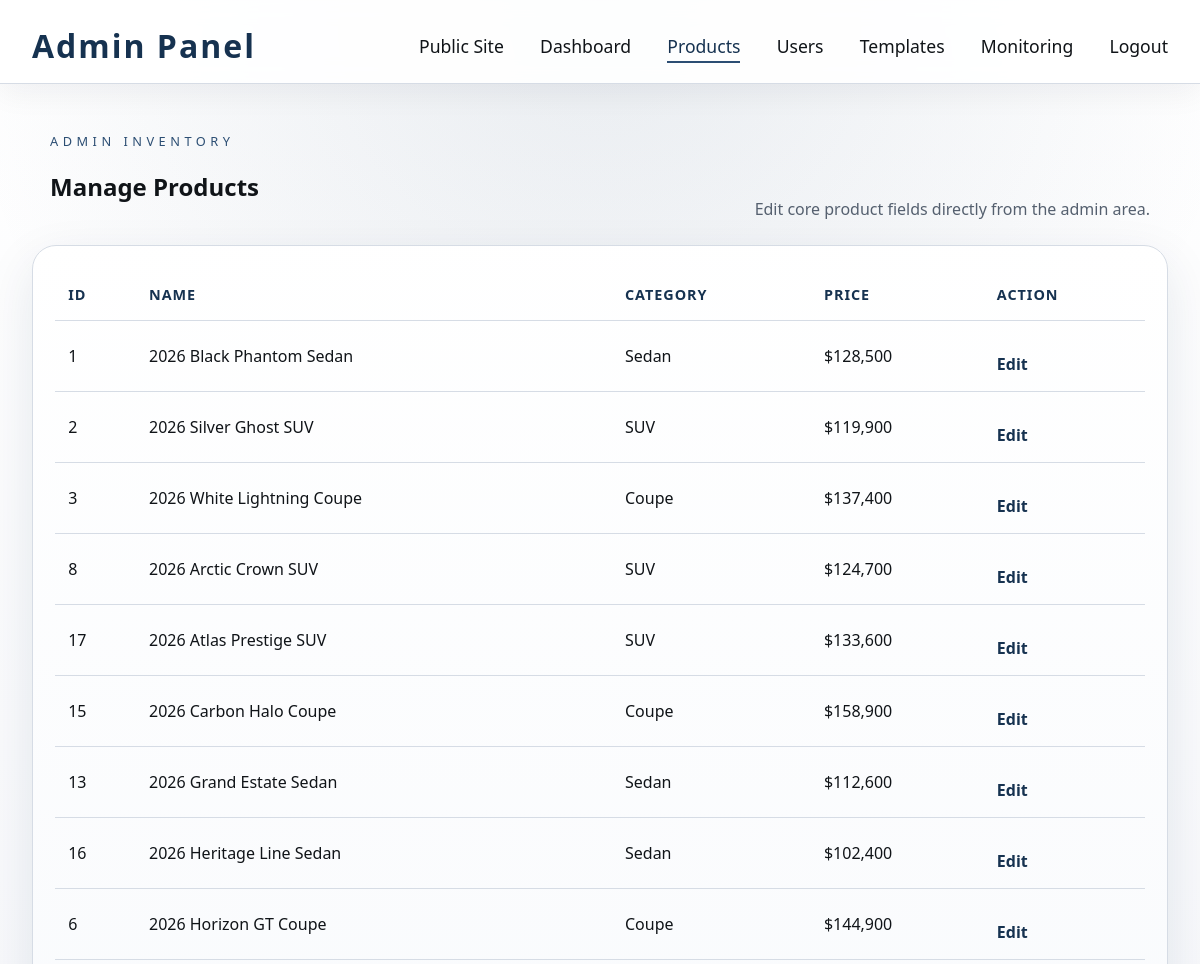
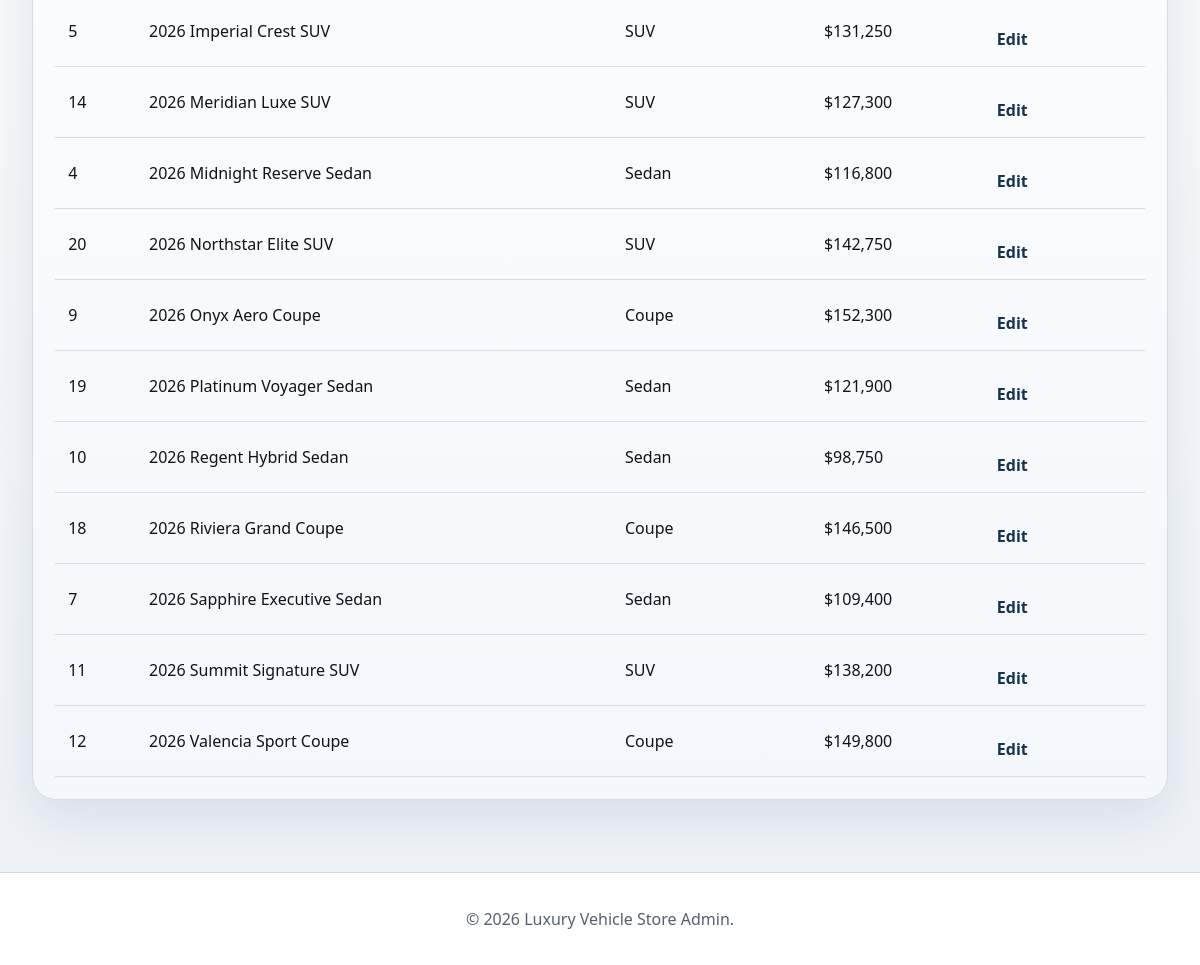
/admin/products.php (signed in), run on the app's committed database (2 pictures, top to bottom).
### tables this page shows
CREATE TABLE IF NOT EXISTS products (
    id INT AUTO_INCREMENT PRIMARY KEY,
    name VARCHAR(120) NOT NULL,
    slug VARCHAR(140) NOT NULL UNIQUE,
    category VARCHAR(40) NOT NULL,
    model_year INT NOT NULL,
    price DECIMAL(10,2) NOT NULL,
    short_description VARCHAR(255) NOT NULL,
    full_description TEXT NOT NULL,
    image_url VARCHAR(255) NOT NULL,
    exterior_color VARCHAR(80) NOT NULL,
    interior_color VARCHAR(80) NOT NULL,
    engine VARCHAR(120) NOT NULL,
    horsepower INT NOT NULL,
    transmission VARCHAR(80) NOT NULL,
    drivetrain VARCHAR(80) NOT NULL,
    seats INT NOT NULL,
    featured TINYINT(1) NOT NULL DEFAULT 0,
    created_at TIMESTAMP DEFAULT CURRENT_TIMESTAMP
);

### includes/settings.php (called while the page is built, shortened)
<?php
function getDefaultSettings(): array
{
    return [
        'site_theme' => 'theme-classic',
    ];
}
function getSiteSettings(): array
{
    $defaults = getDefaultSettings();
    $pdo = getDatabaseConnection();
    $statement = $pdo->query('SELECT setting_key, setting_value FROM site_settings');
    $rows = $statement->fetchAll();
    foreach ($rows as $row) {
        $defaults[$row['setting_key']] = $row['setting_value'];
    }
    return $defaults;
}

### includes/product_repository.php (called while the page is built, shortened)
<?php
function getAllProducts(): array
{
    $pdo = getDatabaseConnection();
    $statement = $pdo->query('SELECT * FROM products ORDER BY featured DESC, model_year DESC, name ASC');
    $products = $statement->fetchAll();
    return $products ?: getFallbackProducts();
}
function formatPrice(float $price): string
{
    return '$' . number_format($price, 0);
}

### admin/products.php (the view, shortened to what this page needs)
<?php
require_once __DIR__ . '/../includes/product_repository.php';
$currentAdminPage = 'products';
$products = getAllProducts();
include __DIR__ . '/header.php';
?>
    <main class="content-page">
        <section class="section-heading admin-section-heading">
            <div>
                <p class="eyebrow">Admin Inventory</p>
                <h2>Manage Products</h2>
            </div>
            <p class="section-copy">Edit core product fields directly from the admin area.</p>
        </section>
        <section class="admin-table-wrap">
            <table class="admin-table">
                <thead>
                    <tr>
                        <th>ID</th>
                        <th>Name</th>
                        <th>Category</th>
                        <th>Price</th>
                        <th>Action</th>
                    </tr>
                </thead>
                <tbody>
                    <?php foreach ($products as $product): ?>
                        <tr>
                            <td><?= htmlspecialchars((string) $product['id'], ENT_QUOTES, 'UTF-8') ?></td>
                            <td><?= htmlspecialchars($product['name'], ENT_QUOTES, 'UTF-8') ?></td>
                            <td><?= htmlspecialchars($product['category'], ENT_QUOTES, 'UTF-8') ?></td>
                            <td><?= htmlspecialchars(formatPrice((float) $product['price']), ENT_QUOTES, 'UTF-8') ?></td>
                            <td><a class="text-link" href="product-edit.php?id=<?= urlencode((string) $product['id']) ?>">Edit</a></td>
                        </tr>
                    <?php endforeach; ?>
                </tbody>
            </table>
        </section>
    </main>
<?php include __DIR__ . '/footer.php'; ?>

### admin/header.php (shortened to what this page needs)
<?php
require_once __DIR__ . '/../includes/settings.php';
$currentAdminPage = $currentAdminPage ?? '';
$siteSettings = getSiteSettings();
$themeClass = $siteSettings['site_theme'] ?? 'theme-classic';
?>
<!DOCTYPE html>
<html lang="en">
<head>
    <link rel="stylesheet" href="../styles.css">
</head>
<body class="<?= htmlspecialchars($themeClass, ENT_QUOTES, 'UTF-8') ?>">
    <header class="main-header">
        <h1>Admin Panel</h1>
        <nav>
            <a href="../index.php">Public Site</a>
            <a href="dashboard.php"<?= $currentAdminPage === 'dashboard' ? ' class="active"' : '' ?>>Dashboard</a>
            <a href="products.php"<?= $currentAdminPage === 'products' ? ' class="active"' : '' ?>>Products</a>
            <a href="users.php"<?= $currentAdminPage === 'users' ? ' class="active"' : '' ?>>Users</a>
            <a href="templates.php"<?= $currentAdminPage === 'templates' ? ' class="active"' : '' ?>>Templates</a>
            <a href="monitoring.php"<?= $currentAdminPage === 'monitoring' ? ' class="active"' : '' ?>>Monitoring</a>
            <a href="../logout.php">Logout</a>
        </nav>
    </header>

### admin/footer.php
    <footer>
        <p>&copy; 2026 Luxury Vehicle Store Admin.</p>
    </footer>
</body>
</html>

### styles.css (style rules this page uses)
:root { --bg-main: #f7f8fb; --bg-soft: #eef1f5; --bg-panel: rgba(255, 255, 255, 0.92); --bg-panel-strong: #ffffff; --text-main: #101418; --text-muted: #55606f; --text-soft: #6d7785; --border: #d6dce5; --border-strong: #b7c2d0; --navy: #163250; --navy-soft: #2c4e73; --shadow: 0 18px 50px rgba(22, 50, 80, 0.10); }
body { margin: 0; font-family: 'Segoe UI', Arial, sans-serif; background: radial-gradient(circle at top, rgba(44, 78, 115, 0.10), transparent 32%), linear-gradient(180deg, #ffffff 0%, var(--bg-main) 52%, #edf1f6 100%); color: var(--text-main); }
.main-header { background: rgba(255, 255, 255, 0.9); backdrop-filter: blur(10px); color: var(--text-main); padding: 1.5rem 2rem 1rem 2rem; display: flex; align-items: center; justify-content: space-between; border-bottom: 1px solid var(--border); box-shadow: 0 10px 30px rgba(17, 24, 39, 0.05); }
.main-header h1 { font-size: 2rem; font-weight: 700; letter-spacing: 2px; margin: 0; color: var(--navy); }
nav a { color: var(--text-main); text-decoration: none; margin-left: 2rem; font-size: 1.1rem; padding-bottom: 0.2rem; border-bottom: 2px solid transparent; transition: border 0.2s, color 0.2s; }
nav a.active, nav a:hover { color: var(--navy); border-bottom: 2px solid var(--navy-soft); }
.section-heading { max-width: 1100px; margin: 0 auto 2rem auto; display: flex; justify-content: space-between; align-items: end; gap: 1.5rem; }
.section-copy { max-width: 420px; margin: 0; color: var(--text-muted); line-height: 1.7; }
.text-link { display: inline-block; margin-top: 1rem; color: var(--navy); font-weight: 600; text-decoration: none; }
.content-page { padding: 3rem 2rem 4.5rem 2rem; min-height: 70vh; }
.eyebrow { margin: 0 0 0.8rem 0; color: var(--navy-soft); text-transform: uppercase; letter-spacing: 0.28rem; font-size: 0.8rem; }
.admin-section-heading { margin-bottom: 1.4rem; }
.admin-table-wrap { max-width: 1100px; margin: 0 auto; padding: 1.4rem; border-radius: 24px; border: 1px solid var(--border); background: linear-gradient(180deg, rgba(255, 255, 255, 0.98), rgba(244, 247, 251, 0.98)); box-shadow: var(--shadow); overflow-x: auto; }
.admin-table { width: 100%; border-collapse: collapse; }
.admin-table th, .admin-table td { padding: 1rem 0.8rem; text-align: left; border-bottom: 1px solid var(--border); vertical-align: middle; }
.admin-table th { color: var(--navy); font-size: 0.9rem; text-transform: uppercase; letter-spacing: 0.06rem; }
footer { background: rgba(255, 255, 255, 0.92); color: var(--text-muted); text-align: center; padding: 1.2rem 0 1.2rem 0; font-size: 1rem; border-top: 1px solid var(--border); }

### data on the page
products: id "1", name "2026 Black Phantom Sedan", category "Sedan", price "$128,500"
products: id "2", name "2026 Silver Ghost SUV", category "SUV", price "$119,900"
products: id "3", name "2026 White Lightning Coupe", category "Coupe", price "$137,400"
products: id "8", name "2026 Arctic Crown SUV", category "SUV", price "$124,700"
products: id "17", name "2026 Atlas Prestige SUV", category "SUV", price "$133,600"
products: id "15", name "2026 Carbon Halo Coupe", category "Coupe", price "$158,900"
products: id "13", name "2026 Grand Estate Sedan", category "Sedan", price "$112,600"
products: id "16", name "2026 Heritage Line Sedan", category "Sedan", price "$102,400"
products: id "6", name "2026 Horizon GT Coupe", category "Coupe", price "$144,900"
products: id "5", name "2026 Imperial Crest SUV", category "SUV", price "$131,250"
products: id "14", name "2026 Meridian Luxe SUV", category "SUV", price "$127,300"
products: id "4", name "2026 Midnight Reserve Sedan", category "Sedan", price "$116,800"
products: id "20", name "2026 Northstar Elite SUV", category "SUV", price "$142,750"
products: id "9", name "2026 Onyx Aero Coupe", category "Coupe", price "$152,300"
products: id "19", name "2026 Platinum Voyager Sedan", category "Sedan", price "$121,900"
products: id "10", name "2026 Regent Hybrid Sedan", category "Sedan", price "$98,750"
products: id "18", name "2026 Riviera Grand Coupe", category "Coupe", price "$146,500"
products: id "7", name "2026 Sapphire Executive Sedan", category "Sedan", price "$109,400"
products: id "11", name "2026 Summit Signature SUV", category "SUV", price "$138,200"
products: id "12", name "2026 Valencia Sport Coupe", category "Coupe", price "$149,800"
